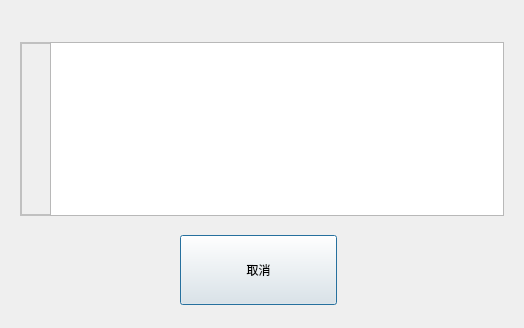
<?xml version="1.0" encoding="UTF-8"?>
<ui version="4.0">
 <class>MonListDialog</class>
 <widget class="QDialog" name="MonListDialog">
  <property name="geometry">
   <rect>
    <x>0</x>
    <y>0</y>
    <width>524</width>
    <height>328</height>
   </rect>
  </property>
  <property name="windowTitle">
   <string>Dialog</string>
  </property>
  <widget class="QTableView" name="tableViewMonList">
   <property name="geometry">
    <rect>
     <x>50</x>
     <y>42</y>
     <width>454</width>
     <height>174</height>
    </rect>
   </property>
  </widget>
  <widget class="CommonPushButton" name="pushButtonMonListCancel">
   <property name="geometry">
    <rect>
     <x>180</x>
     <y>235</y>
     <width>157</width>
     <height>70</height>
    </rect>
   </property>
   <property name="text">
    <string>取消</string>
   </property>
  </widget>
  <widget class="QFrame" name="frameMonList">
   <property name="geometry">
    <rect>
     <x>20</x>
     <y>42</y>
     <width>484</width>
     <height>174</height>
    </rect>
   </property>
   <property name="styleSheet">
    <string notr="true">background-color: transparent;
border: 2px solid #C0C0C0;</string>
   </property>
   <property name="frameShape">
    <enum>QFrame::StyledPanel</enum>
   </property>
   <property name="frameShadow">
    <enum>QFrame::Raised</enum>
   </property>
  </widget>
  <zorder>frameMonList</zorder>
  <zorder>tableViewMonList</zorder>
  <zorder>pushButtonMonListCancel</zorder>
 </widget>
 <customwidgets>
  <customwidget>
   <class>CommonPushButton</class>
   <extends>QPushButton</extends>
   <header>commonpushbutton.h</header>
  </customwidget>
 </customwidgets>
 <resources/>
 <connections/>
</ui>
